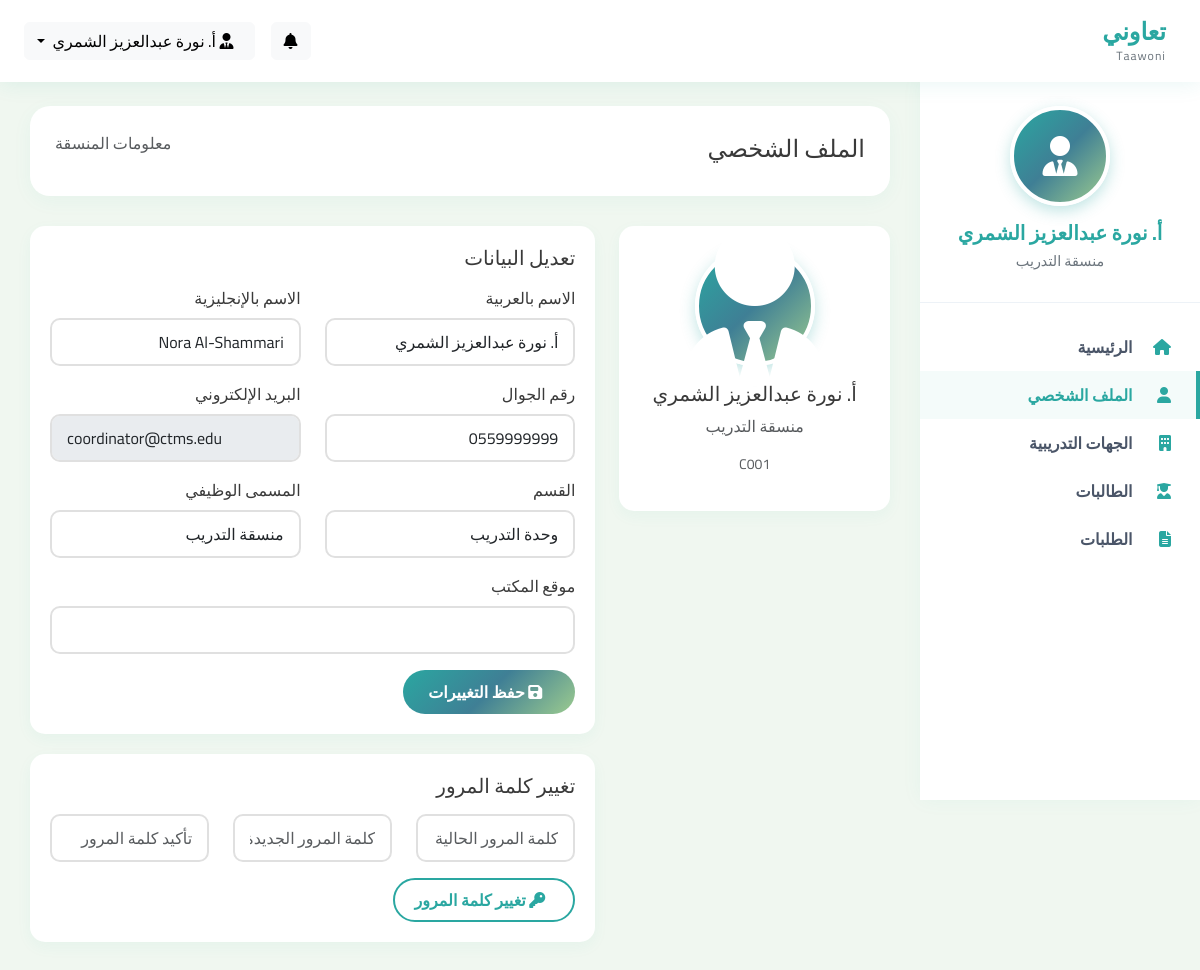
The app's page /modules/coordinator/profile.php (signed in) with its own data.
### tables this page shows
CREATE TABLE `coordinators` (
  `id` int(11) NOT NULL,
  `user_id` int(11) NOT NULL,
  `full_name_ar` varchar(100) NOT NULL,
  `full_name_en` varchar(100) DEFAULT NULL,
  `employee_id` varchar(20) NOT NULL,
  `national_id` varchar(20) DEFAULT NULL,
  `department` varchar(100) DEFAULT NULL,
  `position` varchar(100) DEFAULT 'منسقة التدريب',
  `profile_image` varchar(255) DEFAULT NULL,
  `signature_file` varchar(255) DEFAULT NULL COMMENT 'التوقيع الرسمي',
  `phone` varchar(20) DEFAULT NULL,
  `office_location` varchar(100) DEFAULT NULL,
  `created_at` timestamp NOT NULL DEFAULT current_timestamp()
);

### modules/coordinator/profile.php (the view, shortened to what this page needs)
<?php
require_once '../../config/config.php';
require_once '../../includes/coordinator_header.php';
?>
<div class="content">
    <div class="page-header">
        <h4 class="mb-1">الملف الشخصي</h4>
        <p class="text-muted">معلومات المنسقة</p>
    </div>
    <div class="row">
        <div class="col-md-4">
            <div class="card-custom text-center">
                <div class="avatar-circle mx-auto mb-3" style="width: 120px; height: 120px; background: var(--gradient);">
                    <i class="fas fa-user-tie fa-4x text-white"></i>
                </div>
                <h5><?php echo $coordinator['full_name_ar']; ?></h5>
                <p class="text-muted"><?php echo $coordinator['position'] ?? 'منسقة التدريب'; ?></p>
                <p class="text-muted small"><?php echo $coordinator['employee_id']; ?></p>
            </div>
        </div>
        <div class="col-md-8">
            <div class="card-custom">
                <h5 class="mb-3">تعديل البيانات</h5>
                <form method="POST">
                    <div class="row">
                        <div class="col-md-6 mb-3">
                            <label class="form-label">الاسم بالعربية</label>
                            <input type="text" class="form-control" name="full_name_ar" value="<?php echo $coordinator['full_name_ar']; ?>" required>
                        </div>
                        <div class="col-md-6 mb-3">
                            <label class="form-label">الاسم بالإنجليزية</label>
                            <input type="text" class="form-control" name="full_name_en" value="<?php echo $coordinator['full_name_en'] ?? ''; ?>">
                        </div>
                        <div class="col-md-6 mb-3">
                            <label class="form-label">رقم الجوال</label>
                            <input type="text" class="form-control" name="phone" value="<?php echo $coordinator['phone'] ?? ''; ?>" required>
                        </div>
                        <div class="col-md-6 mb-3">
                            <label class="form-label">البريد الإلكتروني</label>
                            <input type="email" class="form-control" value="<?php echo $_SESSION['user_email']; ?>" readonly disabled>
                        </div>
                        <div class="col-md-6 mb-3">
                            <label class="form-label">القسم</label>
                            <input type="text" class="form-control" name="department" value="<?php echo $coordinator['department'] ?? ''; ?>">
                        </div>
                        <div class="col-md-6 mb-3">
                            <label class="form-label">المسمى الوظيفي</label>
                            <input type="text" class="form-control" name="position" value="<?php echo $coordinator['position'] ?? 'منسقة التدريب'; ?>">
                        </div>
                        <div class="col-12 mb-3">
                            <label class="form-label">موقع المكتب</label>
                            <input type="text" class="form-control" name="office_location" value="<?php echo $coordinator['office_location'] ?? ''; ?>">
                        </div>
                        <div class="col-12">
                            <button type="submit" name="update_profile" class="btn-primary-custom">
                                <i class="fas fa-save ms-2"></i> حفظ التغييرات
                            </button>
                        </div>
                    </div>
                </form>
            </div>
            <div class="card-custom mt-3">
                <h5 class="mb-3">تغيير كلمة المرور</h5>
                <form method="POST">
                    <div class="row">
                        <div class="col-md-4 mb-3">
                            <input type="password" class="form-control" name="current_password" placeholder="كلمة المرور الحالية" required>
                        </div>
                        <div class="col-md-4 mb-3">
                            <input type="password" class="form-control" name="new_password" placeholder="كلمة المرور الجديدة" required>
                        </div>
                        <div class="col-md-4 mb-3">
                            <input type="password" class="form-control" name="confirm_password" placeholder="تأكيد كلمة المرور" required>
                        </div>
                        <div class="col-12">
                            <button type="submit" name="change_password" class="btn-outline-custom">
                                <i class="fas fa-key ms-2"></i> تغيير كلمة المرور
                            </button>
                        </div>
                    </div>
                </form>
            </div>
        </div>
    </div>
</div>
<?php require_once '../../includes/coordinator_footer.php'; ?>

### includes/coordinator_header.php (shortened to what this page needs)
 <?php
$stmt = $pdo->prepare("SELECT * FROM coordinators WHERE user_id = ?");
$stmt->execute([$_SESSION['user_id']]);
$coordinator = $stmt->fetch();
$pending_entities = 0;
$pending_applications = 0;
try {
    $stmt = $pdo->query("SELECT COUNT(*) FROM applications WHERE status = 'pending'");
    $pending_applications = $stmt->fetchColumn();
} catch (Exception $e) {
    $pending_applications = 0;
}
?>
<!DOCTYPE html>
<html lang="ar" dir="rtl">
<head>
    <link rel="stylesheet" href="https://cdnjs.cloudflare.com/ajax/libs/font-awesome/6.4.0/css/all.min.css">
    <link href="https://cdn.jsdelivr.net/npm/bootstrap@5.3.0/dist/css/bootstrap.rtl.min.css" rel="stylesheet">
</head>
<body>
    <nav class="navbar">
        <div class="container-fluid px-4">
            <a class="navbar-brand" href="dashboard.php">
                <div class="brand-text">
                    <div class="brand-main">تعاوني</div>
                    <div class="brand-sub">Taawoni</div>
                </div>
            </a>
            <div class="d-flex align-items-center">
                <div class="dropdown mx-3">
                    <button class="btn btn-light position-relative" type="button" data-bs-toggle="dropdown">
                        <i class="fas fa-bell"></i>
                    </button>
                </div>
                <div class="dropdown">
                    <button class="btn btn-light dropdown-toggle" type="button" data-bs-toggle="dropdown">
                        <i class="fas fa-user-tie ms-2"></i>
                        <?php echo htmlspecialchars($coordinator['full_name_ar']); ?>
                    </button>
                </div>
            </div>
        </div>
    </nav>
    <div class="wrapper">
        <div class="sidebar">
            <div class="user-info">
                <div class="avatar-circle">
                    <i class="fas fa-user-tie"></i>
                </div>
                <h5><?php echo htmlspecialchars($coordinator['full_name_ar']); ?></h5>
                <p><?php echo htmlspecialchars($coordinator['position'] ?? 'منسقة التدريب'); ?></p>
            </div>
            <div class="nav-menu">
                <?php
                $menu_items = [
                    ['dashboard.php', 'fa-home', 'الرئيسية'],
                    ['profile.php', 'fa-user', 'الملف الشخصي'],
                    ['entities.php', 'fa-building', 'الجهات التدريبية', $pending_entities],
                    ['students.php', 'fa-user-graduate', 'الطالبات'],
                    ['applications.php', 'fa-file-alt', 'الطلبات', $pending_applications],
                ];
                $current_page = basename($_SERVER['PHP_SELF']);
                foreach($menu_items as $item):
                    $active = ($current_page == $item[0]) ? 'active' : '';
                ?>
                <a class="nav-link <?php echo $active; ?>" href="<?php echo $item[0]; ?>">
                    <i class="fas <?php echo $item[1]; ?>"></i>
                    <?php echo $item[2]; ?>
                </a>
                <?php endforeach; ?>
            </div>
        </div>

### includes/coordinator_header.php (style rules this page uses)
:root { --primary: #2AA7A1; --secondary: #3F7F95; --accent: #9CCB8F; --gradient: linear-gradient(135deg, #2AA7A1, #3F7F95, #9CCB8F); --light: #f0f7f0; --dark: #3A3A3A; --white: #ffffff; --gray: #6c757d; --success: #28a745; --warning: #ffc107; --danger: #dc3545; --info: #17a2b8; }
* { margin: 0; padding: 0; box-sizing: border-box; }
body { font-family: 'Cairo', sans-serif; background: var(--light); color: var(--dark); overflow-x: hidden; }
.navbar { background: white; box-shadow: 0 2px 20px rgba(42, 167, 161, 0.1); padding: 0.8rem 0; position: fixed; width: 100%; top: 0; z-index: 1000; transition: all 0.3s ease; }
.navbar-brand { display: flex; align-items: center; text-decoration: none; }
.brand-text { margin-right: 10px; }
.brand-main { font-size: 1.5rem; font-weight: 800; color: var(--primary); line-height: 1.2; }
.brand-sub { font-size: 0.75rem; color: var(--gray); letter-spacing: 1px; }
.wrapper { display: flex; margin-top: 76px; }
.sidebar { width: 280px; background: white; min-height: calc(100vh - 76px); box-shadow: 0 0 20px rgba(42, 167, 161, 0.05); position: fixed; right: 0; overflow-y: auto; transition: all 0.3s ease; }
.sidebar .user-info { padding: 30px 20px; text-align: center; border-bottom: 1px solid #edf2f7; }
.avatar-circle { width: 100px; height: 100px; background: var(--gradient); border-radius: 50%; margin: 0 auto 15px; display: flex; align-items: center; justify-content: center; color: white; font-size: 40px; border: 4px solid white; box-shadow: 0 5px 15px rgba(42, 167, 161, 0.3); }
.user-info h5 { color: var(--primary); margin-bottom: 5px; font-weight: 700; }
.user-info p { color: var(--gray); font-size: 0.9rem; margin: 0; }
.nav-menu { padding: 20px 0; }
.nav-link { color: #4a5568; padding: 12px 25px; font-weight: 600; transition: all 0.3s ease; border-right: 4px solid transparent; text-decoration: none; display: block; }
.nav-link:hover, .nav-link.active { background: rgba(42, 167, 161, 0.05); color: var(--primary); border-right-color: var(--primary); }
.nav-link i { margin-left: 10px; width: 25px; color: var(--primary); }
.content { width: calc(100% - 280px); margin-right: 280px; padding: 30px; }
.page-header { background: white; border-radius: 20px; padding: 25px; box-shadow: 0 5px 20px rgba(42, 167, 161, 0.05); margin-bottom: 30px; display: flex; justify-content: space-between; align-items: center; }
.btn-primary-custom { background: var(--gradient); color: white; border: none; padding: 10px 25px; border-radius: 50px; font-weight: 600; transition: all 0.3s ease; text-decoration: none; display: inline-block; cursor: pointer; }
.btn-outline-custom { background: transparent; color: var(--primary); border: 2px solid var(--primary); padding: 8px 20px; border-radius: 50px; font-weight: 600; transition: all 0.3s ease; text-decoration: none; display: inline-block; cursor: pointer; }
.card-custom { background: white; border-radius: 15px; padding: 20px; box-shadow: 0 5px 15px rgba(42, 167, 161, 0.05); transition: all 0.3s ease; margin-bottom: 20px; }
.form-control, .form-select { border-radius: 10px; border: 2px solid #e0e0e0; padding: 10px 15px; font-family: 'Cairo', sans-serif; }

### records on screen
coordinators: full_name_ar "أ. نورة عبدالعزيز الشمري", position "منسقة التدريب", employee "C001", full_name_en "Nora Al-Shammari", phone "0559999999", department "وحدة التدريب"

### other values on screen
$item[2] "الرئيسية"
$item[2] "الملف الشخصي"
$item[2] "الجهات التدريبية"
$item[2] "الطالبات"
$item[2] "الطلبات"
